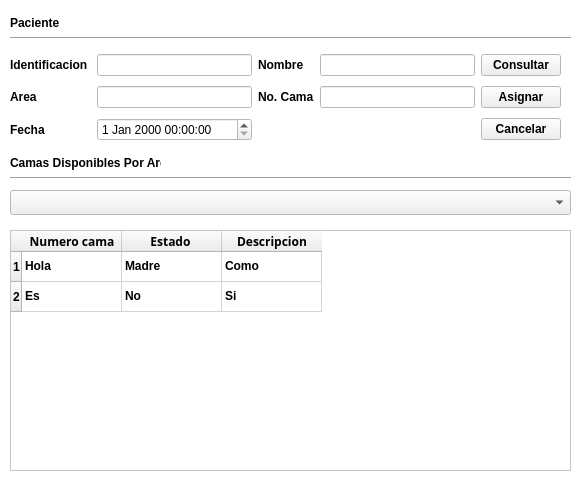
<?xml version="1.0" encoding="UTF-8"?>
<ui version="4.0">
 <class>widgetCamaPaciente</class>
 <widget class="QWidget" name="widgetCamaPaciente">
  <property name="geometry">
   <rect>
    <x>0</x>
    <y>0</y>
    <width>581</width>
    <height>481</height>
   </rect>
  </property>
  <property name="palette">
   <palette>
    <active>
     <colorrole role="Base">
      <brush brushstyle="SolidPattern">
       <color alpha="255">
        <red>255</red>
        <green>255</green>
        <blue>255</blue>
       </color>
      </brush>
     </colorrole>
     <colorrole role="Window">
      <brush brushstyle="SolidPattern">
       <color alpha="255">
        <red>255</red>
        <green>255</green>
        <blue>255</blue>
       </color>
      </brush>
     </colorrole>
    </active>
    <inactive>
     <colorrole role="Base">
      <brush brushstyle="SolidPattern">
       <color alpha="255">
        <red>255</red>
        <green>255</green>
        <blue>255</blue>
       </color>
      </brush>
     </colorrole>
     <colorrole role="Window">
      <brush brushstyle="SolidPattern">
       <color alpha="255">
        <red>255</red>
        <green>255</green>
        <blue>255</blue>
       </color>
      </brush>
     </colorrole>
    </inactive>
    <disabled>
     <colorrole role="Base">
      <brush brushstyle="SolidPattern">
       <color alpha="255">
        <red>255</red>
        <green>255</green>
        <blue>255</blue>
       </color>
      </brush>
     </colorrole>
     <colorrole role="Window">
      <brush brushstyle="SolidPattern">
       <color alpha="255">
        <red>255</red>
        <green>255</green>
        <blue>255</blue>
       </color>
      </brush>
     </colorrole>
    </disabled>
   </palette>
  </property>
  <property name="font">
   <font>
    <weight>75</weight>
    <bold>true</bold>
   </font>
  </property>
  <property name="cursor">
   <cursorShape>PointingHandCursor</cursorShape>
  </property>
  <property name="windowTitle">
   <string>Asignar Cama Paciente</string>
  </property>
  <widget class="QTableWidget" name="tableWidgetCamas">
   <property name="geometry">
    <rect>
     <x>10</x>
     <y>230</y>
     <width>561</width>
     <height>241</height>
    </rect>
   </property>
   <row>
    <property name="text">
     <string>1</string>
    </property>
   </row>
   <row>
    <property name="text">
     <string>2</string>
    </property>
   </row>
   <column>
    <property name="text">
     <string>Numero cama</string>
    </property>
    <property name="font">
     <font>
      <family>Ubuntu Condensed</family>
     </font>
    </property>
   </column>
   <column>
    <property name="text">
     <string>Estado </string>
    </property>
    <property name="font">
     <font>
      <family>Ubuntu Condensed</family>
     </font>
    </property>
   </column>
   <column>
    <property name="text">
     <string>Descripcion</string>
    </property>
    <property name="font">
     <font>
      <family>Ubuntu Condensed</family>
     </font>
    </property>
   </column>
   <item row="0" column="0">
    <property name="text">
     <string>Hola</string>
    </property>
   </item>
   <item row="0" column="1">
    <property name="text">
     <string>Madre</string>
    </property>
   </item>
   <item row="0" column="2">
    <property name="text">
     <string>Como</string>
    </property>
   </item>
   <item row="1" column="0">
    <property name="text">
     <string>Es</string>
    </property>
   </item>
   <item row="1" column="1">
    <property name="text">
     <string>No</string>
    </property>
   </item>
   <item row="1" column="2">
    <property name="text">
     <string>Si</string>
    </property>
   </item>
  </widget>
  <widget class="QComboBox" name="comboBoxArea">
   <property name="geometry">
    <rect>
     <x>10</x>
     <y>190</y>
     <width>561</width>
     <height>25</height>
    </rect>
   </property>
  </widget>
  <widget class="QLabel" name="labelArea">
   <property name="geometry">
    <rect>
     <x>10</x>
     <y>150</y>
     <width>151</width>
     <height>25</height>
    </rect>
   </property>
   <property name="text">
    <string>Camas Disponibles Por Areas</string>
   </property>
  </widget>
  <widget class="Line" name="lineArea">
   <property name="geometry">
    <rect>
     <x>10</x>
     <y>170</y>
     <width>561</width>
     <height>16</height>
    </rect>
   </property>
   <property name="orientation">
    <enum>Qt::Horizontal</enum>
   </property>
  </widget>
  <widget class="Line" name="lineArea_2">
   <property name="geometry">
    <rect>
     <x>10</x>
     <y>30</y>
     <width>561</width>
     <height>16</height>
    </rect>
   </property>
   <property name="orientation">
    <enum>Qt::Horizontal</enum>
   </property>
  </widget>
  <widget class="QLabel" name="labelArea_2">
   <property name="geometry">
    <rect>
     <x>10</x>
     <y>10</y>
     <width>151</width>
     <height>25</height>
    </rect>
   </property>
   <property name="text">
    <string>Paciente</string>
   </property>
  </widget>
  <widget class="QWidget" name="">
   <property name="geometry">
    <rect>
     <x>10</x>
     <y>50</y>
     <width>551</width>
     <height>95</height>
    </rect>
   </property>
   <layout class="QGridLayout" name="gridLayout">
    <item row="3" column="0">
     <widget class="QLabel" name="label_5">
      <property name="text">
       <string>Area</string>
      </property>
     </widget>
    </item>
    <item row="4" column="3">
     <widget class="QDateTimeEdit" name="dateTimeEditFechaAsignacion">
      <property name="font">
       <font>
        <weight>50</weight>
        <bold>false</bold>
       </font>
      </property>
     </widget>
    </item>
    <item row="3" column="6">
     <widget class="QPushButton" name="pushButtonAsignar">
      <property name="text">
       <string>Asignar</string>
      </property>
     </widget>
    </item>
    <item row="0" column="4">
     <widget class="QLabel" name="label_2">
      <property name="text">
       <string>Nombre</string>
      </property>
     </widget>
    </item>
    <item row="3" column="3">
     <widget class="QLineEdit" name="lineEditArea"/>
    </item>
    <item row="0" column="5">
     <widget class="QLineEdit" name="lineEditNombre">
      <property name="font">
       <font>
        <weight>50</weight>
        <bold>false</bold>
       </font>
      </property>
      <property name="readOnly">
       <bool>true</bool>
      </property>
     </widget>
    </item>
    <item row="3" column="4">
     <widget class="QLabel" name="label_4">
      <property name="text">
       <string>No. Cama</string>
      </property>
     </widget>
    </item>
    <item row="3" column="5">
     <widget class="QLineEdit" name="lineEditNumeroCama">
      <property name="font">
       <font>
        <weight>50</weight>
        <bold>false</bold>
       </font>
      </property>
      <property name="readOnly">
       <bool>true</bool>
      </property>
     </widget>
    </item>
    <item row="0" column="3">
     <widget class="QLineEdit" name="lineEditIndetificacion">
      <property name="font">
       <font>
        <weight>50</weight>
        <bold>false</bold>
       </font>
      </property>
      <property name="text">
       <string/>
      </property>
     </widget>
    </item>
    <item row="0" column="0">
     <widget class="QLabel" name="label">
      <property name="text">
       <string>Identificacion </string>
      </property>
     </widget>
    </item>
    <item row="4" column="0">
     <widget class="QLabel" name="label_3">
      <property name="text">
       <string>Fecha</string>
      </property>
     </widget>
    </item>
    <item row="0" column="6">
     <widget class="QPushButton" name="pushButtonConsultar">
      <property name="text">
       <string>Consultar</string>
      </property>
     </widget>
    </item>
    <item row="4" column="6">
     <widget class="QPushButton" name="pushButtonCancelar">
      <property name="text">
       <string>Cancelar</string>
      </property>
     </widget>
    </item>
   </layout>
  </widget>
 </widget>
 <resources/>
 <connections/>
</ui>
